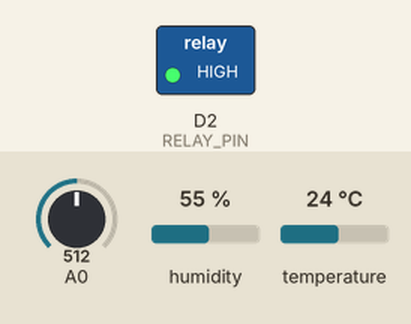
Bench run of a sketch on a simulated ESP8266 (NodeMCU). Parts: switched loads named in the sketch (green lamp = pin HIGH). The inputs (shaded band) are chosen by the test bench; at power-on: A0 = 512, humidity 55 %, temperature 24 °C. WiFi joins after 1.5 s; servers stay silent unless stated.

Above: at 3.0 s.
3.1 s: A0 set to 703
5.0 s: A0 set to 718
At 6.1 s:
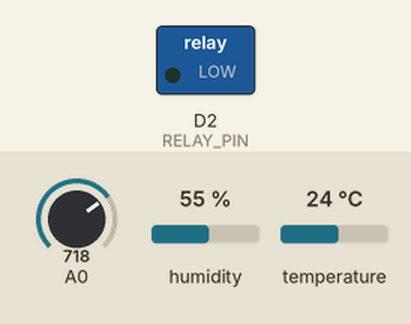
7.3 s: A0 set to 511
At 8.5 s:
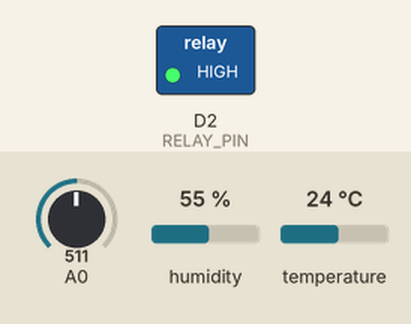
9.3 s: A0 set to 716
At 10.4 s:
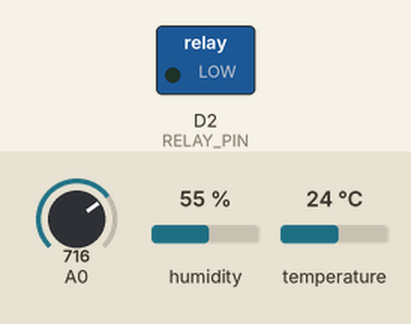
Timing chart, 0 to 12.3 s (numbered marks = the images above; inputs shaded):
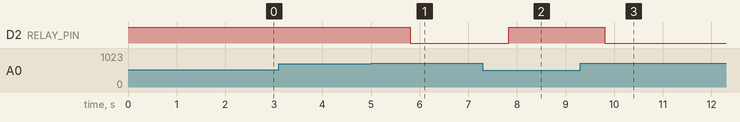

Measured:
- the behaviour switches between 710 and 711 on A0 (found by bisection; images 0 and 1)
- after the input at 3.1 s, every drawn part: stays the same
- after the input at 5.0 s, D2 (RELAY_PIN): HIGH → LOW after 0.80 s
- after the input at 7.3 s, D2 (RELAY_PIN): LOW → HIGH after 0.53 s
- after the input at 9.3 s, D2 (RELAY_PIN): HIGH → LOW after 0.50 s

The sketch:

smart_plant_monitor.ino
```cpp
#define BLYNK_TEMPLATE_ID "****"
#define BLYNK_TEMPLATE_NAME "****"
#define BLYNK_AUTH_TOKEN "****"

#include <ESP8266WiFi.h>
#include <BlynkSimpleEsp8266.h>
#include <DHT.h>

#define DHTPIN D4
#define DHTTYPE DHT11
#define RELAY_PIN D2

char auth[] = "****";
char ssid[] = "****";
char pass[] = "****";

DHT dht(DHTPIN, DHTTYPE);

BlynkTimer timer;

void sendSensorData() {
  int soil = analogRead(A0);
  float h = dht.readHumidity();
  float t = dht.readTemperature();

  int soilPercent = map(soil, 1023, 0, 0, 100);

  Blynk.virtualWrite(V0, soilPercent);
  Blynk.virtualWrite(V1, t);
  Blynk.virtualWrite(V2, h);

  if (soilPercent < 30) {
    digitalWrite(RELAY_PIN, LOW);
    Blynk.virtualWrite(V3, "Pump ON");
  } else {
    digitalWrite(RELAY_PIN, HIGH);
    Blynk.virtualWrite(V3, "Pump OFF");
  }
}

void setup() {
  Serial.begin(9600);
  pinMode(RELAY_PIN, OUTPUT);
  digitalWrite(RELAY_PIN, HIGH);

  dht.begin();
  Blynk.begin(auth, ssid, pass);
  timer.setInterval(2000L, sendSensorData);
}

void loop() {
  Blynk.run();
  timer.run();
}
```
